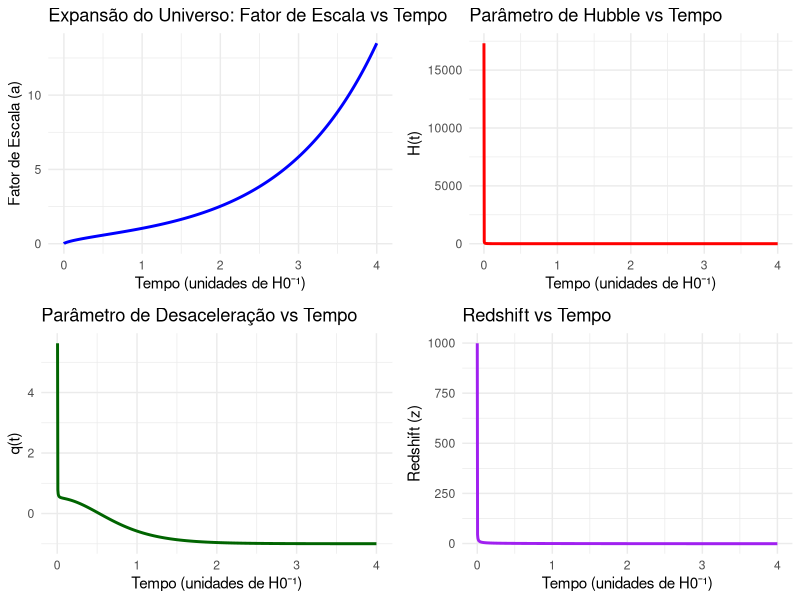

This figure's R source:
# Instala e carrega os pacotes necessários
if(!require(deSolve)) install.packages("deSolve")
if(!require(ggplot2)) install.packages("ggplot2")
if(!require(gridExtra)) install.packages("gridExtra")

library(deSolve)
library(ggplot2)
library(gridExtra)

# Parâmetros do modelo
H0 <- 1              # Parâmetro de Hubble atual (em unidades de H0^-1, para trabalhar com tempo adimensional)
omega_m <- 0.3       # Densidade de matéria
omega_lambda <- 0.7  # Densidade de energia escura (constante cosmológica)

# Função que define a equação diferencial:
# Para um universo plano com matéria e Λ, a equação de Friedmann (em termos do fator de escala 'a') é:
#   (da/dt) = a * H(a) = H0 * sqrt(omega_m / a + omega_lambda * a^2)
f_derivada <- function(tempo, estado, parametros) {
  a <- estado[1]
  with(as.list(parametros), {
    da_dt <- H0 * sqrt(omega_m / a + omega_lambda * a^2)
    list(c(da_dt))
  })
}

# Condição inicial: um valor pequeno para o fator de escala (próximo do Big Bang)
estado_inicial <- c(a = 1e-3)
parametros <- c(H0 = H0, omega_m = omega_m, omega_lambda = omega_lambda)

# Definindo a sequência de tempo para a integração (o intervalo deve ser longo o suficiente para que 'a' atinja valores maiores)
tempo_inicial <- 0
tempo_final   <- 4   # Esse valor é adimensional (unidades de H0^-1)
passos        <- 1000
vetor_tempo   <- seq(tempo_inicial, tempo_final, length.out = passos)

# Resolver a ODE utilizando o pacote deSolve
solucao <- ode(y = estado_inicial, times = vetor_tempo, func = f_derivada, parms = parametros)
solucao_df <- as.data.frame(solucao)
names(solucao_df) <- c("tempo", "fator_escala")

# Cálculo da derivada (da/dt) conforme a equação original e do parâmetro de Hubble H = (da/dt) / a
solucao_df$derivada <- H0 * sqrt(omega_m / solucao_df$fator_escala + omega_lambda * solucao_df$fator_escala^2)
solucao_df$H <- solucao_df$derivada / solucao_df$fator_escala

# Cálculo do parâmetro de desaceleração q = - (a * a'') / (a')^2 
# A segunda derivada (a'') é aproximada numericamente
dadt <- solucao_df$derivada
dt   <- solucao_df$tempo
a_segunda_deriv <- c(NA, diff(dadt) / diff(dt))  # primeira posição sem valor
solucao_df$q <- - solucao_df$fator_escala * a_segunda_deriv / (solucao_df$derivada^2)

# Cálculo do redshift: z = 1/a - 1 (considerando que a = 1 atualmente)
solucao_df$redshift <- 1 / solucao_df$fator_escala - 1

# Identifica o instante aproximado em que o fator de escala atinge 1 (universo "atual")
indice_a1 <- which.min(abs(solucao_df$fator_escala - 1))
tempo_a1 <- solucao_df$tempo[indice_a1]
H_a1     <- solucao_df$H[indice_a1]
q_a1     <- solucao_df$q[indice_a1]

cat("---- Valores Numéricos Importantes ----\n")
cat("Tempo aproximado quando o fator de escala a ≈ 1:", round(tempo_a1, 3), "\n")
cat("Valor de H(t) nesse tempo:", round(H_a1, 3), "\n")
cat("Valor do parâmetro de desaceleração q(t) nesse tempo:", round(q_a1, 3), "\n\n")

# Geração dos gráficos

# 1. Fator de Escala vs Tempo
grafico1 <- ggplot(solucao_df, aes(x = tempo, y = fator_escala)) +
  geom_line(color = "blue", size = 1) +
  labs(title = "Expansão do Universo: Fator de Escala vs Tempo",
       x = "Tempo (unidades de H0⁻¹)",
       y = "Fator de Escala (a)") +
  theme_minimal()

# 2. Parâmetro de Hubble vs Tempo
grafico2 <- ggplot(solucao_df, aes(x = tempo, y = H)) +
  geom_line(color = "red", size = 1) +
  labs(title = "Parâmetro de Hubble vs Tempo",
       x = "Tempo (unidades de H0⁻¹)",
       y = "H(t)") +
  theme_minimal()

# 3. Parâmetro de Desaceleração vs Tempo
grafico3 <- ggplot(solucao_df, aes(x = tempo, y = q)) +
  geom_line(color = "darkgreen", size = 1) +
  labs(title = "Parâmetro de Desaceleração vs Tempo",
       x = "Tempo (unidades de H0⁻¹)",
       y = "q(t)") +
  theme_minimal()

# 4. Redshift vs Tempo
grafico4 <- ggplot(solucao_df, aes(x = tempo, y = redshift)) +
  geom_line(color = "purple", size = 1) +
  labs(title = "Redshift vs Tempo",
       x = "Tempo (unidades de H0⁻¹)",
       y = "Redshift (z)") +
  theme_minimal()

# Exibe os gráficos em um grid
grid.arrange(grafico1, grafico2, grafico3, grafico4, ncol = 2)
